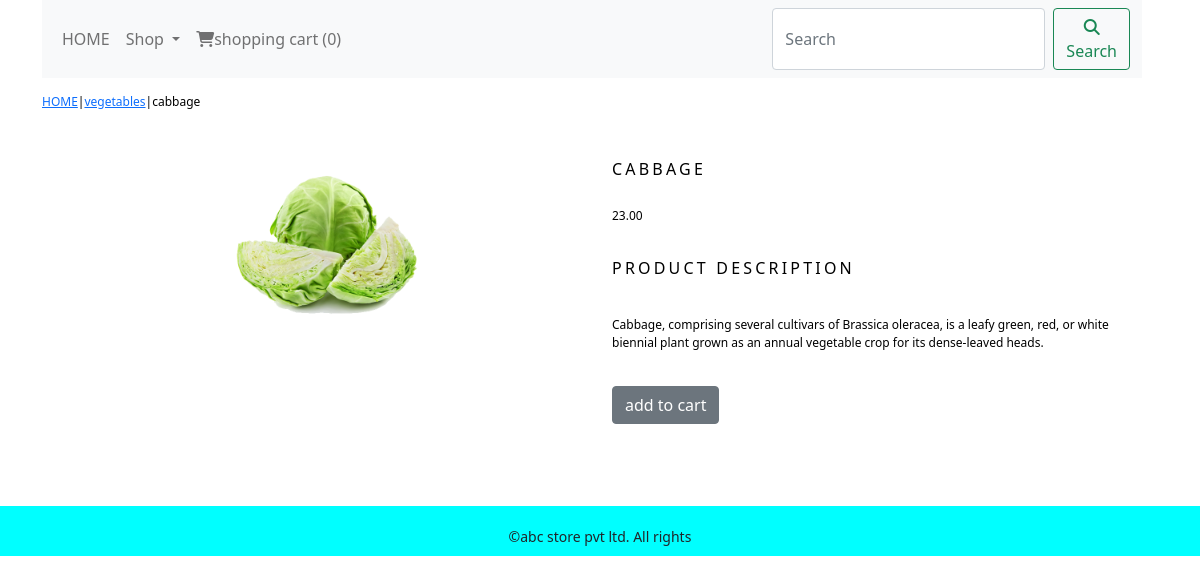
The page /eshop/vegetables/cabbage/ on the database its author committed.
### eshopapp/models.py (models this page shows, shortened)
class product(models.Model):
    name=models.CharField(max_length=250,unique=True)
    slug=models.SlugField(max_length=250,unique=True)
    description=models.TextField(blank=True)
    price=models.DecimalField(max_digits=10,decimal_places=2)
    category=models.ForeignKey(category,on_delete=models.CASCADE)
    image=models.ImageField(upload_to='product',blank=True)
    stock=models.IntegerField()
    available=models.BooleanField(default=True)
    created=models.DateTimeField(auto_now_add=True)
    updated=models.DateTimeField(auto_now=True)
    class Meta:
        ordering=('name',)
        verbose_name='product'
        verbose_name_plural='products'

class category(models.Model):
    name=models.CharField(max_length=250, unique=True)
    slug=models.SlugField(max_length=250, unique=True)
    description=models.TextField(blank=True)
    image=models.ImageField('category',blank=True)
    class Meta:
        ordering=('name',)
        verbose_name='category'
        verbose_name_plural='categories'
    def get_url(self):
        return reverse('eshopapp:products_by_category',args=[self.slug])
    def __str__(self):
         return '{}'.format(self.name)

### eshopapp/views.py (the view)
# urls.py: path('<slug:c_slug>/<slug:product_slug>/',views.prodetail,name='prodetail'),
def prodetail(request, c_slug, product_slug):
    try:
        products=product.objects.get(category__slug=c_slug,slug=product_slug)
    except Exception as e:
        raise e
    return render(request,'product.html',{'products':products})

### cartapp/context_processors.py (called while the page is built)
def counter(request):
    item_count=0
    if 'admin' in request.path:
        return {}
    else:
        try:
            cart=Cart.objects.filter(cart_id=_cart_id(request))
            car_items=CartItem.objects.all().filter(cart=cart[:1])
            for cart_item in car_items:
                item_count += cart_item.quantity
        except Cart.DoesNotExist:
            item_count =0
    return dict(item_count=item_count)

### cartapp/views.py (called while the page is built)
def _cart_id(request):
    cart=request.session.session_key
    if not cart:
        cart=request.session.create()
    return cart

### eshopapp/context_processors.py (called while the page is built)
def menu_links(request):
    links=category.objects.all()
    return dict(links=links)

### template/product.html (shortened to what this page needs)
{% extends 'base.html' %}
{% load static %}
{% block content %}
 <div class="row my_prod_row_class">
   <div class="mx_auto">
     <p> <a href="{% url 'eshopapp:all_product_cat' %}">HOME</a>|<a href="{{products.category.get_url}}">{{products.category}}</a>|{{products.name}} </p>
     <div class="container">
       <br>
     <div class="row">
       <div class="col-12 col-sm-12 col-md-12 col-lg-6 text-center">
         <div style="min-width:18rem;">
           <img src="{{products.image.url}}" alt="{{products.name}}" style="width:200px;height:200px;">
         </div>
       </div>
      <div class="col-12 col-sm-12 col-md-12 col-lg-6">
      <div>
           <h1 class="my_prod_title">{{products.name}}</h1>
           <p>{{products.price}}</p>
              <p class="my_prod_title">product Description</p>
           <p class="text-justify my_prod_text">{{products.description}}</p><br>
           {% if products.stock <= 0 %}
          <p class="text-justify my_prod_text"><b>out of stock</b></p><br>
           {% else %}
          <a class="btn btn-secondary" href="{% url 'cartapp:add_cart' products.id %}">add to cart</a>
          {% endif %}
      </div>
      </div>
     </div>
   </div>
 </div>
 </div>
{% endblock %}

### static/css/custom.css (style rules this page uses)
body { font-family: 'Poppins', sans-serif; }
.my_prod_row_class { padding-top:15px; padding-bottom:10px; }
.my_prod_row_class .mx_auto { color:#000; font-size:12px; text-decoration:none; }
.my_prod_title { font-size:16px; text-transform:uppercase; letter-spacing:.2em; padding-top:15px; padding-bottom:20px; }
.my_prod_text { padding-right:20px; }

### rows shown on the page
product: category "vegetables", name "cabbage", image (picture), name "CABBAGE", price "23.00", description "Cabbage, comprising several cultivars of Brassica oleracea, is a leafy green, red, or white biennial plant grown as an annual vegetable crop for its dense-leaved heads."

### other values the page prints
{{ item_count }} "0"
